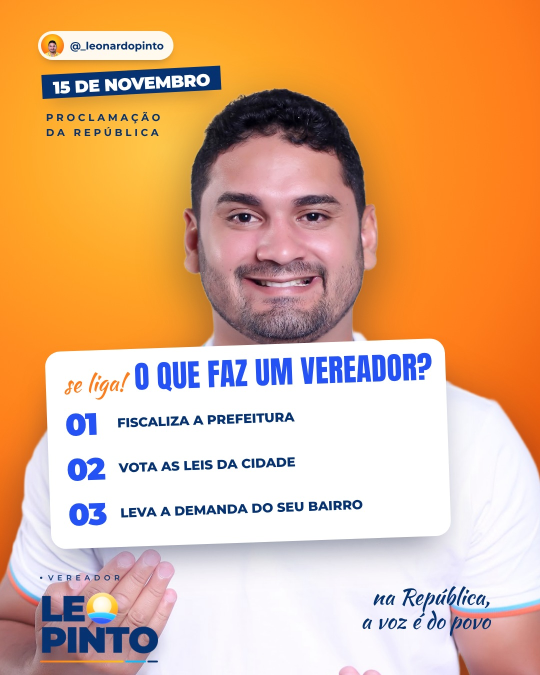
#> input picture agencia/clientes/leo-pinto/instagram-v14-datas/p1-15-11.jpg, 1080 x 1350 px (shown at 1/2 size)
$ python -i capa12_opcoes.py   (imports and definitions only)
#> lines starting #> are read from the running program, lines starting #| are printed output that depends on the picture
"""Capa 12 (Paulo), 3 opções no padrão aprovado das capas 10 e 11 (conta Zuleide, 10/11/2026).
Base: Caravaggio, "Conversão de São Paulo" (1600-01, Santa Maria del Popolo), domínio público, Wikimedia Commons, 1920 px
(../capas-longos-10-12/fontes/caravaggio-conversao-de-sao-paulo-commons-1920.jpg). Rosto grande, luz forte, manto vermelho.
Saulo recortado (BiRefNet portrait + chave de luz no braço direito, restos do cavalo apagados) e posto na frente da
palavra gigante, sobre fundo de cor viva.
- 12a "CEGO?"   copia EPIC HISTORY "MUTINY": palavra branca gigante no alto, braços erguidos de Saulo na frente dela, fundo azul vivo.
- 12b "ELE CAIU" copia CIÊNCIA TODO DIA "FLOW": close extremo no rosto, cor quente saturada, palavra atravessando com brilho.
- 12c "MUDOU"   copia JOHNNY HARRIS: céu aberto de fim de tarde, horizonte limpo de um lado, Saulo em meio corpo do outro.
python3 capa12_opcoes.py -> ../capas-longos-10-12/capa-12a.jpg, capa-12b.jpg, capa-12c.jpg"""
import json, os, subprocess, sys
import numpy as np, cv2
from PIL import Image, ImageEnhance, ImageFilter
sys.path.insert(0, os.path.dirname(os.path.abspath(__file__)))
from capas_jovem import uri, pagina, nuvens, P, FT, TMP, W, H

SRC = FT + 'recorte-saulo-caravaggio.png'   # recorte 1920x1143 (faixa y 1380-2523 do quadro), BiRefNet + chave de luz no braço direito

# [6 lines left out: function fig, not called in this run]

def sombra(im, alfa=.5, raio=18):
    s = Image.new('RGBA', im.size, (5, 10, 40, 0)); s.putalpha(im.getchannel('A').filter(ImageFilter.GaussianBlur(raio)).point(lambda v: int(v * alfa))); return s

def gradiente(c1, c2, cx=.5, cy=.0, raio=1.1):
    yy, xx = np.mgrid[0:H, 0:W]; r = np.clip(np.sqrt(((xx / W - cx) * 1.6) ** 2 + (yy / H - cy) ** 2) / raio, 0, 1)[..., None]
    return np.array(c1) * (1 - r) + np.array(c2) * r

def fundo(arr): return uri(Image.fromarray(np.clip(arr, 0, 255).astype(np.uint8)), 'JPEG')

# [37 lines left out: functions a, b, c, not called in this run]

OPC = {'capa-12a': a, 'capa-12b': b, 'capa-12c': c}
# [6 lines not run here, left out]

>>> import cv2
>>> picture = cv2.imread('../../../../agencia/clientes/leo-pinto/instagram-v14-datas/p1-15-11.jpg', cv2.IMREAD_GRAYSCALE)
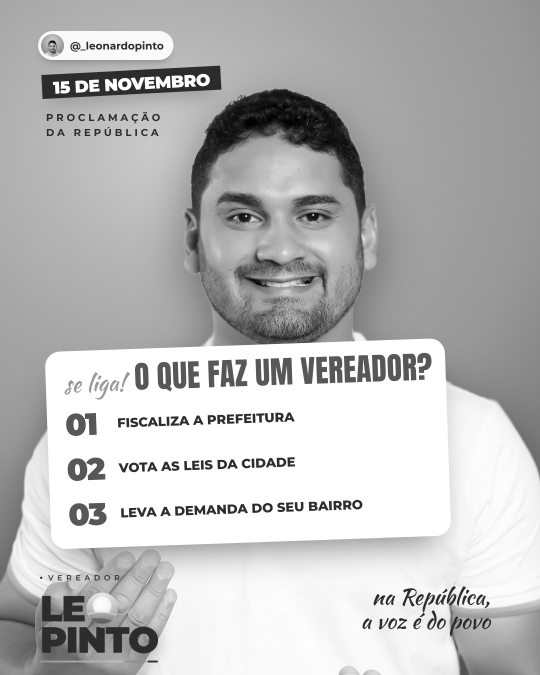
#> picture: shape (1350, 1080) (shown at 1/2 size); min 0, max 255, mean 185.5
>>> result = sombra(picture)
#> (the run stopped early here; a loop or call above may not have finished)

$ run again, on agencia/clientes/leo-pinto/instagram-v14-datas/p3-11-12.jpg
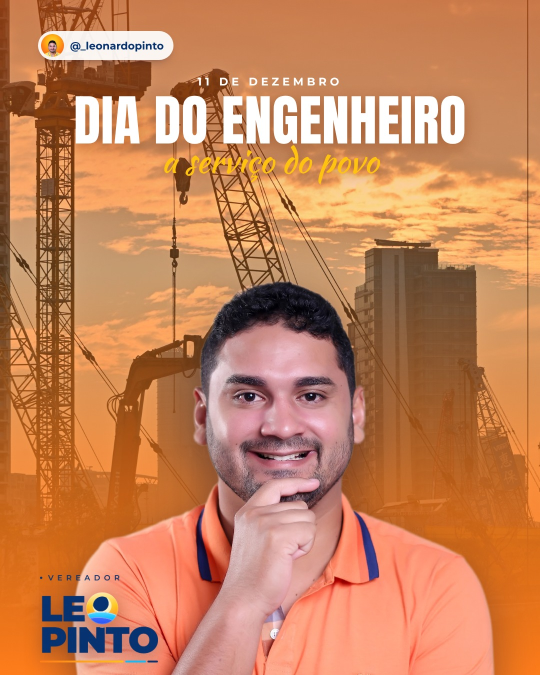
#> input picture agencia/clientes/leo-pinto/instagram-v14-datas/p3-11-12.jpg, 1080 x 1350 px (shown at 1/2 size)
#> `picture = cv2.imread('../../../../agencia/clientes/leo-pinto/instagram..`:
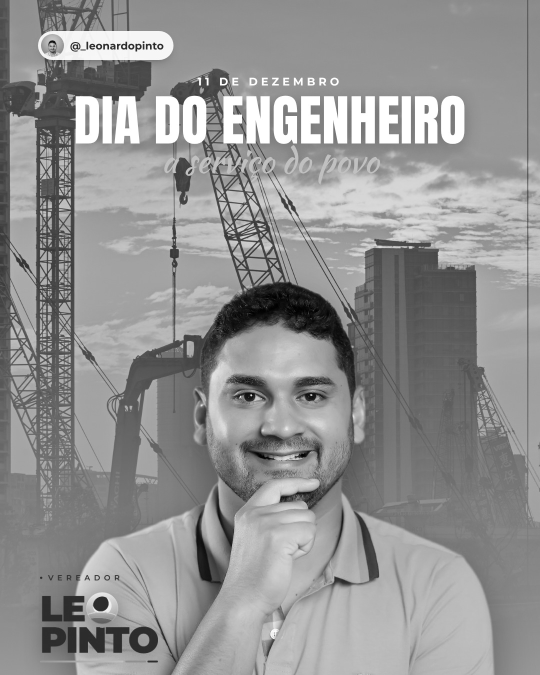
#> picture: shape (1350, 1080) (shown at 1/2 size); min 0, max 255, mean 146.2

$ run again, on agencia/clientes/leo-pinto/instagram-v14-datas/p4-25-12.jpg
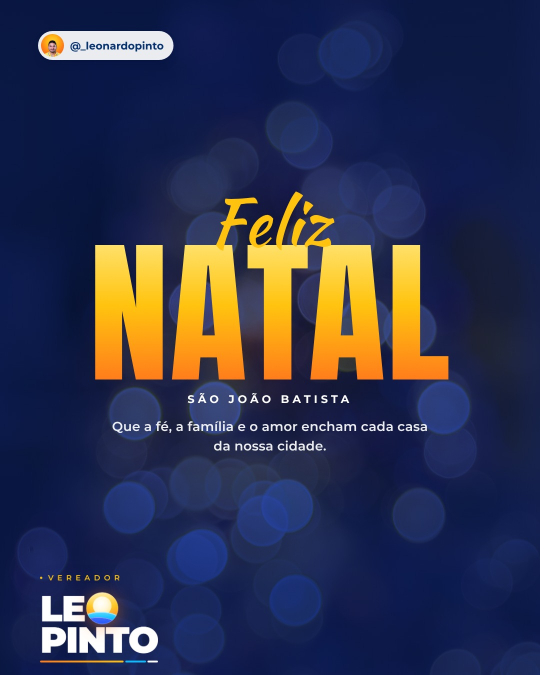
#> input picture agencia/clientes/leo-pinto/instagram-v14-datas/p4-25-12.jpg, 1080 x 1350 px (shown at 1/2 size)
#> `picture = cv2.imread('../../../../agencia/clientes/leo-pinto/instagram..`:
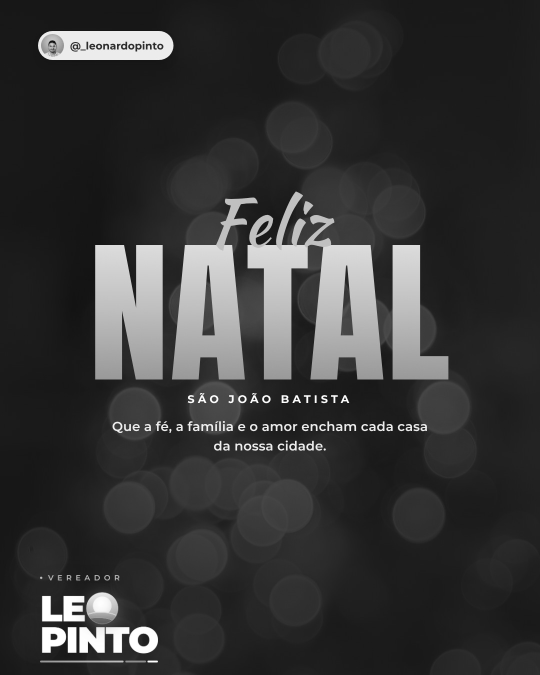
#> picture: shape (1350, 1080) (shown at 1/2 size); min 3, max 255, mean 53.7

$ run again, on agencia/clientes/leo-pinto/instagram-v14-datas/p5-31-12.jpg
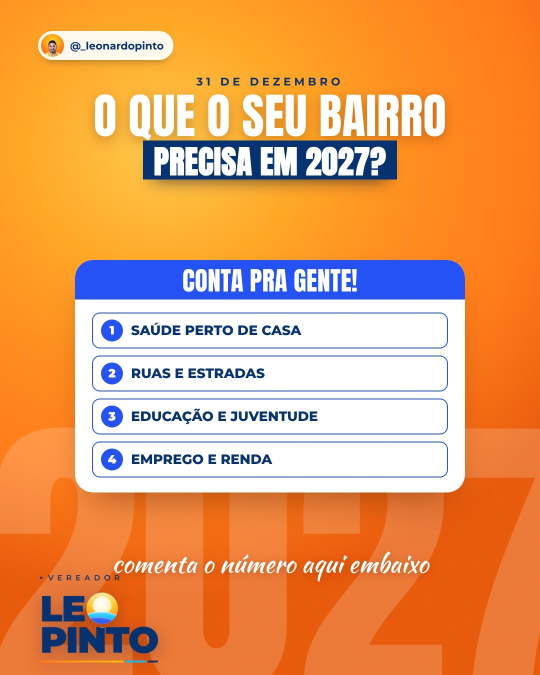
#> input picture agencia/clientes/leo-pinto/instagram-v14-datas/p5-31-12.jpg, 1080 x 1350 px (shown at 1/2 size)
#> `picture = cv2.imread('../../../../agencia/clientes/leo-pinto/instagram..`:
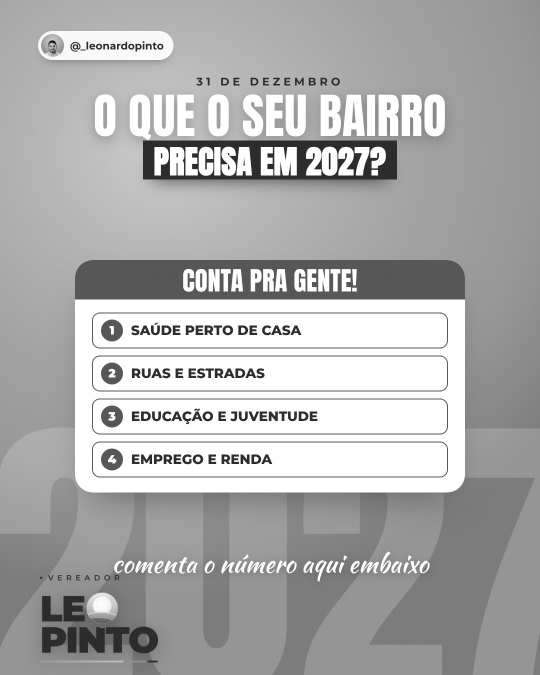
#> picture: shape (1350, 1080) (shown at 1/2 size); min 4, max 255, mean 173.1
